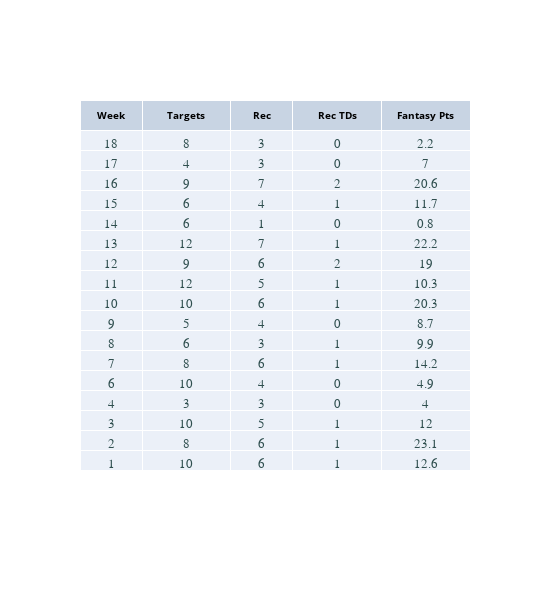

Here is the notebook cell this chart was saved with:
### Code cell
##   go.Table wide

wide = get_rec_table_wide(player_season)

fig = go.Figure(data = [go.Table(columnwidth = [.7,1,.7,1,1],
                                 header = dict(values = ['<b>Week</b>','<b>Targets</b>','<b>Rec</b>','<b>Rec TDs</b>','<b>Fantasy Pts</b>'],
                                               align = "center",
                                               font = dict(size=10, color='black')),
                                 cells = dict(values = [wide.week, wide.targets, wide.receptions, wide.receiving_tds, wide.fantasy_points],
                                              align = "center",
                                              font = dict(color = "darkslategrey", size = 13, family = 'Courier New')))])
 
fig.update_layout(width=550, height=600)
table2 = fig
fig.show()

### Figure 1 — Plotly figure (JSON) as saved in the notebook; plotly's stock layout.template omitted (floating-point values rounded to 4 significant figures)
{"data": [{"cells": {"align": "center", "font": {"color": "darkslategrey", "family": "Courier New", "size": 13}, "values": [[18, 17, 16, 15, 14, 13, 12, 11, 10, 9, 8, 7, 6, 4, 3, 2, 1], [8, 4, 9, 6, 6, 12, 9, 12, 10, 5, 6, 8, 10, 3, 10, 8, 10], [3, 3, 7, 4, 1, 7, 6, 5, 6, 4, 3, 6, 4, 3, 5, 6, 6], [0, 0, 2, 1, 0, 1, 2, 1, 1, 0, 1, 1, 0, 0, 1, 1, 1], [2.2, 7, 20.6, 11.7, 0.8, 22.2, 19, 10.3, 20.3, 8.7, 9.9, 14.2, 4.9, 4, 12, 23.1, 12.6]]}, "columnwidth": [0.7, 1, 0.7, 1, 1], "header": {"align": "center", "font": {"color": "black", "size": 10}, "values": ["<b>Week</b>", "<b>Targets</b>", "<b>Rec</b>", "<b>Rec TDs</b>", "<b>Fantasy Pts</b>"]}, "type": "table"}], "layout": {"height": 600, "width": 550}}
